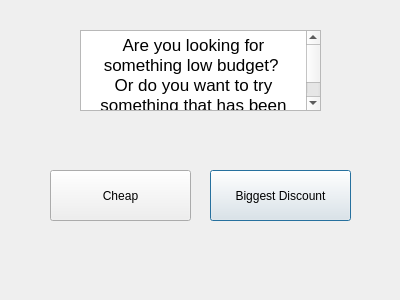
<?xml version="1.0" encoding="UTF-8"?>
<ui version="4.0">
 <class>meatwindow</class>
 <widget class="QDialog" name="meatwindow">
  <property name="geometry">
   <rect>
    <x>0</x>
    <y>0</y>
    <width>400</width>
    <height>300</height>
   </rect>
  </property>
  <property name="windowTitle">
   <string>Dialog</string>
  </property>
  <widget class="QPushButton" name="discountbutton">
   <property name="geometry">
    <rect>
     <x>210</x>
     <y>170</y>
     <width>141</width>
     <height>51</height>
    </rect>
   </property>
   <property name="text">
    <string>Biggest Discount</string>
   </property>
  </widget>
  <widget class="QPushButton" name="cheapbutton">
   <property name="geometry">
    <rect>
     <x>50</x>
     <y>170</y>
     <width>141</width>
     <height>51</height>
    </rect>
   </property>
   <property name="text">
    <string>Cheap</string>
   </property>
  </widget>
  <widget class="QTextBrowser" name="textBrowser">
   <property name="geometry">
    <rect>
     <x>80</x>
     <y>30</y>
     <width>241</width>
     <height>81</height>
    </rect>
   </property>
   <property name="html">
    <string>&lt;!DOCTYPE HTML PUBLIC &quot;-//W3C//DTD HTML 4.0//EN&quot; &quot;http://www.w3.org/TR/REC-html40/strict.dtd&quot;&gt;
&lt;html&gt;&lt;head&gt;&lt;meta name=&quot;qrichtext&quot; content=&quot;1&quot; /&gt;&lt;meta charset=&quot;utf-8&quot; /&gt;&lt;style type=&quot;text/css&quot;&gt;
p, li { white-space: pre-wrap; }
hr { height: 1px; border-width: 0; }
li.unchecked::marker { content: &quot;\2610&quot;; }
li.checked::marker { content: &quot;\2612&quot;; }
&lt;/style&gt;&lt;/head&gt;&lt;body style=&quot; font-family:'.AppleSystemUIFont'; font-size:13pt; font-weight:400; font-style:normal;&quot;&gt;
&lt;p align=&quot;center&quot; style=&quot; margin-top:0px; margin-bottom:0px; margin-left:0px; margin-right:0px; -qt-block-indent:0; text-indent:0px;&quot;&gt;Are you looking for something low budget? &lt;/p&gt;
&lt;p align=&quot;center&quot; style=&quot; margin-top:0px; margin-bottom:0px; margin-left:0px; margin-right:0px; -qt-block-indent:0; text-indent:0px;&quot;&gt;Or do you want to try something that has been discounted? &lt;/p&gt;&lt;/body&gt;&lt;/html&gt;</string>
   </property>
  </widget>
 </widget>
 <resources/>
 <connections/>
</ui>
